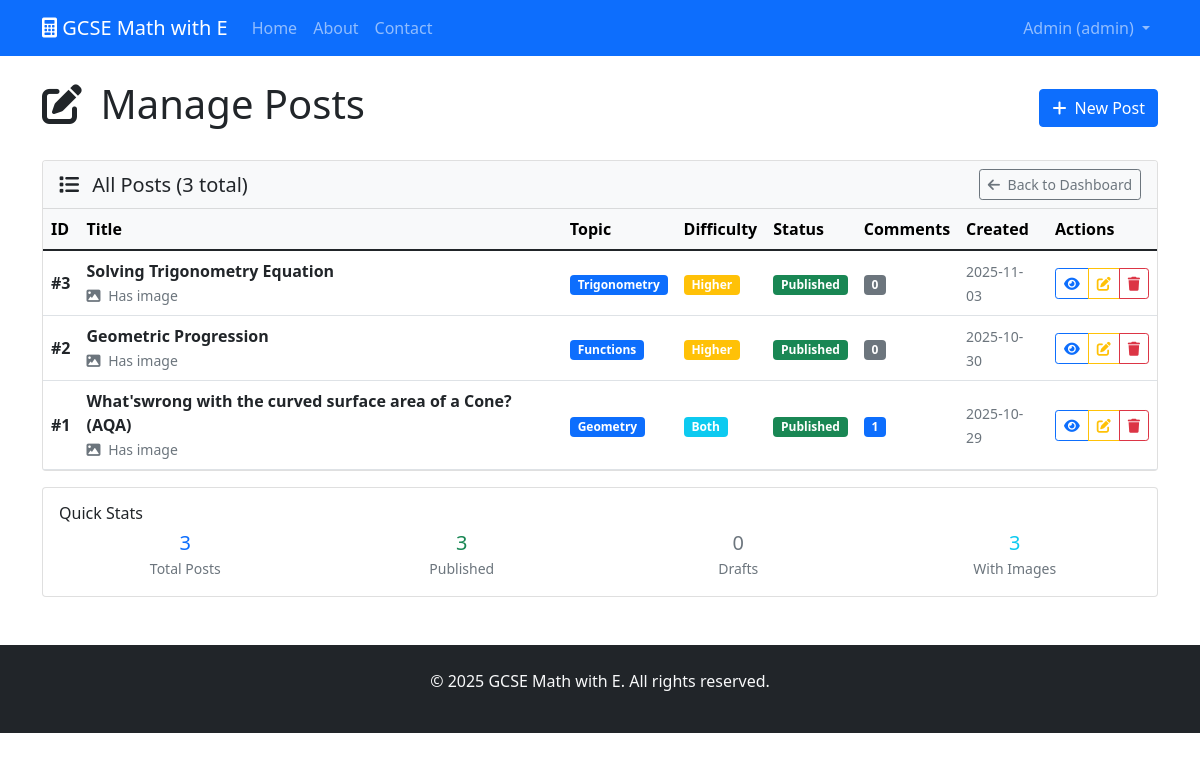
The page /admin/posts (signed in) on the database as committed earlier.
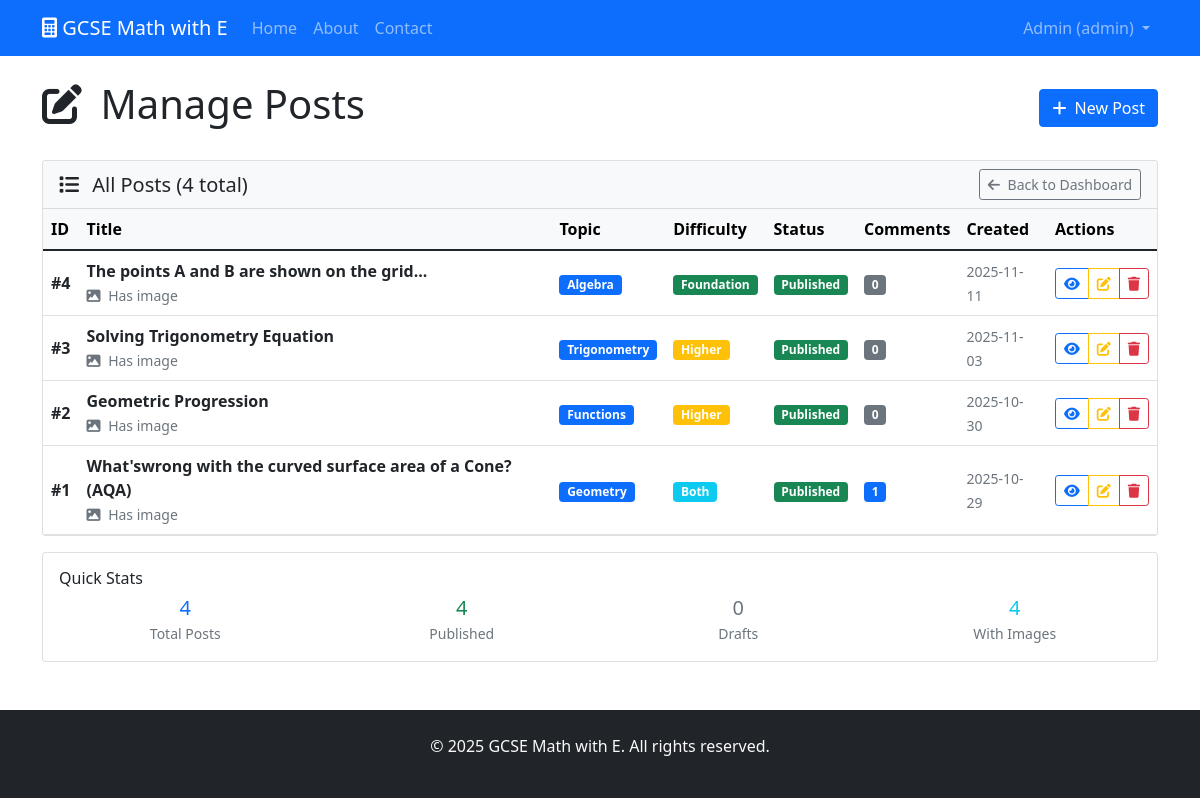
The same page on the database as committed later.
### tables this page shows
CREATE TABLE posts (
                id INTEGER PRIMARY KEY AUTOINCREMENT,
                title TEXT NOT NULL,
                content TEXT NOT NULL,
                topic TEXT NOT NULL,
                difficulty TEXT,
                image_path TEXT,
                is_published BOOLEAN DEFAULT TRUE,
                created_at TIMESTAMP DEFAULT CURRENT_TIMESTAMP,
                updated_at TIMESTAMP DEFAULT CURRENT_TIMESTAMP
            );

### main.py (the view)
@app.route('/admin/posts')
@login_required
def manage_posts():
    db = get_db()
    posts = db.execute('''
        SELECT posts.*, COUNT(comments.id) as comment_count
        FROM posts
        LEFT JOIN comments ON posts.id = comments.post_id
        GROUP BY posts.id
        ORDER BY posts.created_at DESC
    ''').fetchall()
    return render_template('admin/manage_posts.html', posts=posts)

### main.py (called while the page is built)
def get_db():
    conn = sqlite3.connect(app.config['DATABASE'])
    conn.row_factory = sqlite3.Row
    return conn

def login_required(f):
    @functools.wraps(f)
    def decorated_function(*args, **kwargs):
        if 'user_id' not in session:
            flash('Please log in to access this page.', 'danger')
            return redirect(url_for('login'))
        return f(*args, **kwargs)
    return decorated_function

### templates/admin/manage_posts.html (shortened to what the changed rows need)
{% extends "base.html" %}
{% block content %}
<div class="d-flex justify-content-between align-items-center mb-4">
    <h1>
        <i class="fas fa-edit me-2"></i>
        Manage Posts
    </h1>
</div>
<div class="card">
    <div class="card-header bg-light d-flex justify-content-between align-items-center">
        <h5 class="card-title mb-0">
            <i class="fas fa-list me-2"></i>
            All Posts ({{ posts|length }} total)
        </h5>
        <a href="{{ url_for('admin_dashboard') }}" class="btn btn-outline-secondary btn-sm">
            <i class="fas fa-arrow-left me-1"></i>
            Back to Dashboard
        </a>
    </div>
    <div class="card-body p-0">
        {% if posts %}
        <div class="table-responsive">
            <table class="table table-hover mb-0">
                <thead class="table-light">
                    <tr>
                        <th>ID</th>
                        <th>Title</th>
                        <th>Topic</th>
                        <th>Difficulty</th>
                        <th>Status</th>
                        <th>Comments</th>
                        <th>Created</th>
                        <th>Actions</th>
                    </tr>
                </thead>
                <tbody>
                    {% for post in posts %}
                    <tr>
                        <td><strong>#{{ post.id }}</strong></td>
                        <td>
                            <div>
                                <strong>{{ post.title }}</strong>
                                {% if post.image_path %}
                                <br>
                                <small class="text-muted">
                                    <i class="fas fa-image me-1"></i>
                                    Has image
                                </small>
                                {% endif %}
                            </div>
                        </td>
                        <td>
                            <span class="badge bg-primary">{{ post.topic|title }}</span>
                        </td>
                        <td>
                            {% if post.difficulty %}
                            <span class="badge bg-{{ 'success' if post.difficulty == 'foundation' else 'warning' if post.difficulty == 'higher' else 'info' }}">
                                {{ post.difficulty|title }}
                            </span>
                            {% else %}
                            <span class="text-muted">-</span>
                            {% endif %}
                        </td>
                        <td>
                            {% if post.is_published %}
                            <span class="badge bg-success">Published</span>
                            {% else %}
                            <span class="badge bg-secondary">Draft</span>
                            {% endif %}
                        </td>
                        <td>
                            <span class="badge bg-{{ 'primary' if post.comment_count > 0 else 'secondary' }}">
                                {{ post.comment_count }}
                            </span>
                        </td>
                        <td>
                            <small class="text-muted">
                                {{ post.created_at[:10] }}
                            </small>
                        </td>
                        <td>
                            <div class="btn-group btn-group-sm">
                                <a href="{{ url_for('show_post', post_id=post.id) }}"
                                   class="btn btn-outline-primary"
                                   target="_blank"
                                   title="View Post">
                                    <i class="fas fa-eye"></i>
                                </a>
                                <a href="{{ url_for('edit_post', post_id=post.id) }}"
                                   class="btn btn-outline-warning"
                                   title="Edit Post">
                                    <i class="fas fa-edit"></i>
                                </a>
                                <button type="button"
                                        class="btn btn-outline-danger"
                                        data-bs-toggle="modal"
                                        data-bs-target="#deleteModal{{ post.id }}"
                                        title="Delete Post">
                                    <i class="fas fa-trash"></i>
                                </button>
                            </div>
                        </td>
                    </tr>
                    {% endfor %}
                </tbody>
            </table>
        </div>
        {% endif %}
    </div>
</div>
{% if posts %}
<div class="mt-3">
    <div class="card">
        <div class="card-body">
            <h6 class="card-title">Quick Stats</h6>
            <div class="row text-center">
                <div class="col-md-3">
                    <span class="h5 text-primary">{{ posts|length }}</span>
                    <br>
                    <small class="text-muted">Total Posts</small>
                </div>
                <div class="col-md-3">
                    <span class="h5 text-success">{{ posts|selectattr('is_published')|list|length }}</span>
                    <br>
                    <small class="text-muted">Published</small>
                </div>
                <div class="col-md-3">
                    <span class="h5 text-secondary">{{ posts|rejectattr('is_published')|list|length }}</span>
                    <br>
                    <small class="text-muted">Drafts</small>
                </div>
                <div class="col-md-3">
                    <span class="h5 text-info">{{ posts|selectattr('image_path')|list|length }}</span>
                    <br>
                    <small class="text-muted">With Images</small>
                </div>
            </div>
        </div>
    </div>
</div>
{% endif %}
{% endblock %}

Rows that differ between the two databases and show on the page:
added posts: id "4", title "The points A and B are shown on the grid...", shows "Has image", topic "Algebra", difficulty "Foundation", is_published "Published", comment_count "0", created_at "2025-11-11"
Other text that changed with them:
{{ posts|length }}: "3" → "4"
{{ posts|selectattr('is_published')|list|length }}: "3" → "4"
{{ posts|selectattr('image_path')|list|length }}: "3" → "4"
